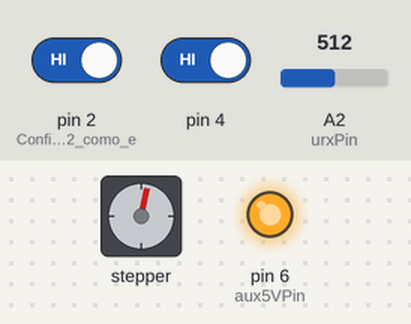
A sketch run on a simulated Arduino Uno, built with avr-gcc and run on an emulated ATmega328P. On the bench: stepper motor, output pins drawn as LEDs (lit = HIGH). Wiring (inferred from the names in the program): stepper motor driver (200 steps per turn assumed): step pin 9; direction pin 8; enable pin 12. Inputs (shaded band) come from the test bench; at power-on: A2 (urxPin) = 512, pin 4 HIGH, pin 2 (Configura_el_pin_2_como_e) HIGH. Pins used as bus, display or sensor lines are not drawn.

Above: at 1.2 s.
1.3 s: A2 (urxPin) set to 390
At 1.65 s:
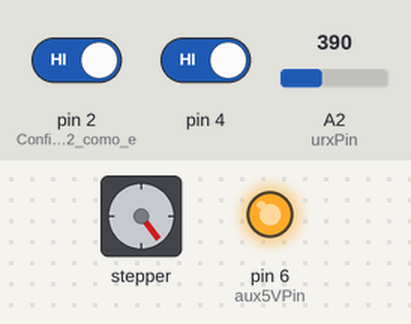
4.3 s: pin 4 driven LOW
At 4.3 s:
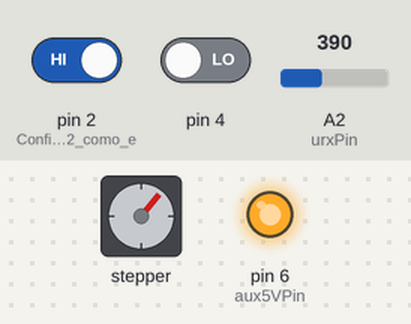
5.8 s: A2 (urxPin) set to 413
At 5.95 s:
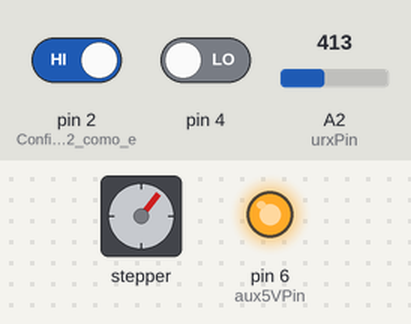
8.8 s: pin 2 (Configura_el_pin_2_como_e) driven LOW
Timing chart, 0 to 12.8 s (numbered marks = the images above; inputs shaded):
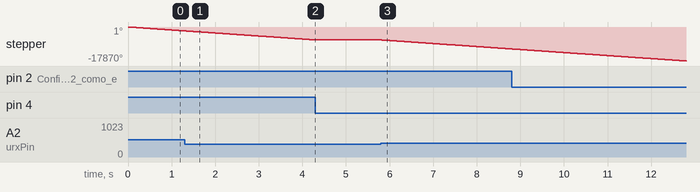

Measured:
- the behaviour switches between 399 and 400 on A2 (urxPin) (found by bisection; images 2 and 3)
- after the input at 4.3 s, stepper: stops changing and stays -6800°
- after the input at 5.8 s, stepper: keeps turning counter-clockwise at about 1582°/s, starting at once

The sketch:

ArduinoRiel.ino
```cpp
const int directionPin = 8;   // Pin de dirección
const int pulsePin = 9;       // Pin de pulso
const int urxPin = A2;        // Pin analógico para el eje X del joystick
const int aux5VPin = 6;       // Pin PWM para generar 5V auxiliar
const int enablePin = 12;     // Pin para habilitar o deshabilitar el motor
const int threshold = 512;    // Umbral para detectar movimiento en el eje X
const int stopThreshold = 100; // Umbral para detener el motor

void setup() {
  pinMode(directionPin, OUTPUT);
  pinMode(pulsePin, OUTPUT);
  pinMode(4, INPUT);
  pinMode(urxPin, INPUT);
  pinMode(aux5VPin, OUTPUT);
  pinMode(enablePin, OUTPUT);
  pinMode(2, INPUT); // Configura el pin 2 como entrada sin resistencia pull-up
  analogWrite(aux5VPin, 255); // Generar 5V en el pin auxiliar
  digitalWrite(directionPin, LOW); // Establece la dirección inicial
  digitalWrite(enablePin, LOW); // Desactiva el motor por defecto
}

void loop() {
  int urxValue = analogRead(urxPin);
  int estado = digitalRead(2); // Lee el estado del pin 2
  int enableJoy = digitalRead(4); // Lee estado del pin 4
    if (estado == LOW && urxValue > 600 && enableJoy == LOW) {
      digitalWrite(enablePin, HIGH); // Activa el motor
      digitalWrite(directionPin, HIGH); // Cambia la dirección si el joystick se mueve hacia arriba
    } else if (urxValue < 400 && enableJoy == LOW) {
      digitalWrite(enablePin, HIGH); // Activa el motor
      digitalWrite(directionPin, LOW);  // Cambia la dirección si el joystick se mueve hacia abajo (negativo)
    } else {
      digitalWrite(enablePin, LOW); // Desactiva el motor si el joystick está en reposo
    }
  // Generar el pulso para el motor
  digitalWrite(pulsePin, HIGH);
  delayMicroseconds(10);
  digitalWrite(pulsePin, LOW);
  delayMicroseconds(1000); // Ajusta este retardo según sea necesario
}
```
